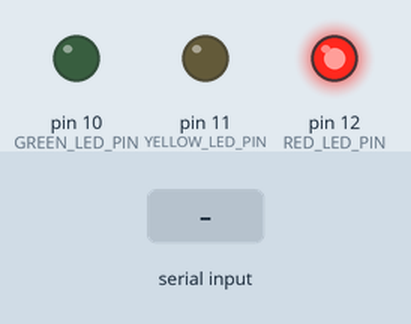
A sketch run on a simulated Arduino Uno, built with avr-gcc and run on an emulated ATmega328P. Shown: output pins drawn as LEDs (lit = HIGH). The test bench sets the inputs (shaded band).

Above: at 0.1 s.
At 1.2 s:
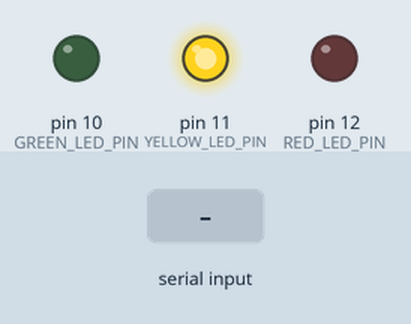
1.3 s: "5\n" received over Serial
3.0 s: "90,45\n" received over Serial
At 4.1 s:
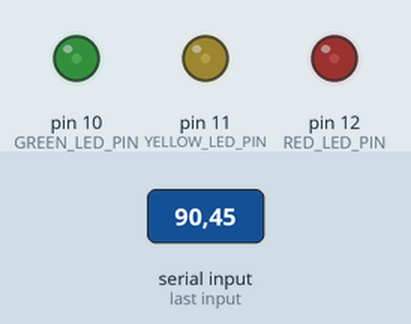
Timing chart, 0 to 6.0 s (numbered marks = the images above; inputs shaded):
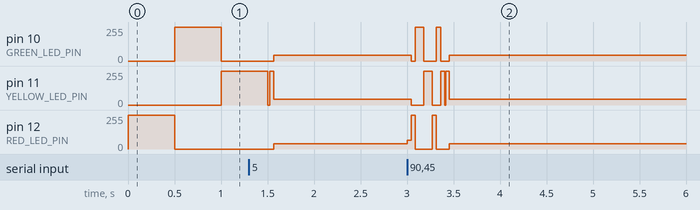

The sketch:

LED_Serial_Bink_Rate.ino
```cpp
#define RED_LED_PIN 12
#define GREEN_LED_PIN 10
#define YELLOW_LED_PIN 11

int default_blink_rate;


void setup() {
  // put your setup code here, to run once:
  pinMode(RED_LED_PIN, OUTPUT);
  pinMode(GREEN_LED_PIN, OUTPUT);
  pinMode(YELLOW_LED_PIN, OUTPUT);
  Serial.begin(115200);
  Serial.setTimeout(10);
  default_blink_rate = 500;

}

void loop() {

  if(Serial.available()) {
    default_blink_rate = Serial.parseInt();
  }
  // put your main code here, to run repeatedly:
  digitalWrite(RED_LED_PIN, HIGH);
  delay(default_blink_rate);
  digitalWrite(RED_LED_PIN, LOW);


  digitalWrite(GREEN_LED_PIN, HIGH);
  delay(default_blink_rate);
  digitalWrite(GREEN_LED_PIN, LOW);

  digitalWrite(YELLOW_LED_PIN, HIGH);
  delay(default_blink_rate);
  digitalWrite(YELLOW_LED_PIN, LOW);
}
```

Measured:
- after the input at 3.0 s, pin 10 (GREEN_LED_PIN): 45/255 → 255/255 at once, → 0/255 0.14 s later, → 45/255 0.27 s later; pin 11 (YELLOW_LED_PIN): 45/255 → 0/255 at once, → 255/255 0.14 s later, → 0/255 0.09 s later, → 45/255 0.09 s later; pin 12 (RED_LED_PIN): 41/255 → 0/255 at once, → 41/255 0.45 s later
